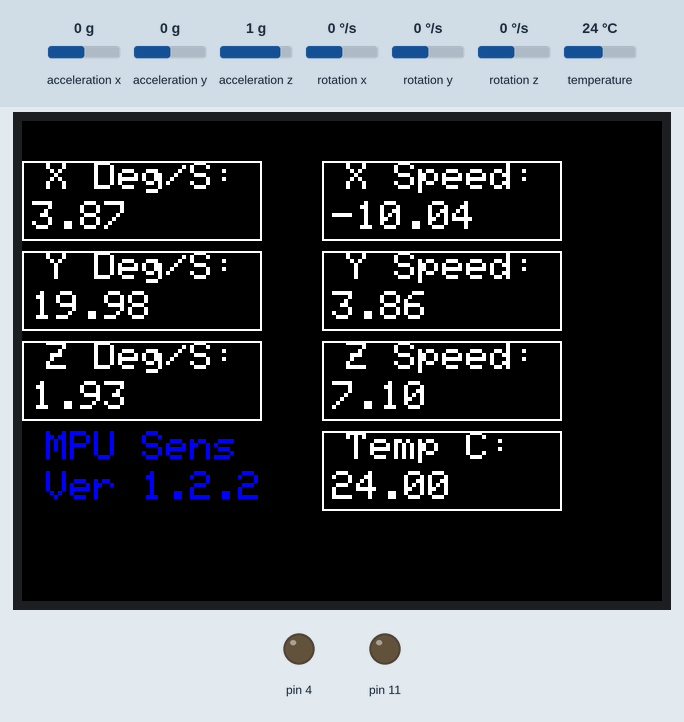
Simulated run of this sketch. Board: Arduino Uno, built with avr-gcc and run on an emulated ATmega328P. On the bench: 320×240 colour display, output pins drawn as LEDs (lit = HIGH). The inputs (shaded band) are chosen by the test bench; at power-on: acceleration x 0 g, acceleration y 0 g, acceleration z 1 g, rotation x 0 °/s, rotation y 0 °/s, rotation z 0 °/s, temperature 24 °C.

Above: at 1.39 s.
1.6 s: acceleration x set to -1.4 g
At 1.82 s:
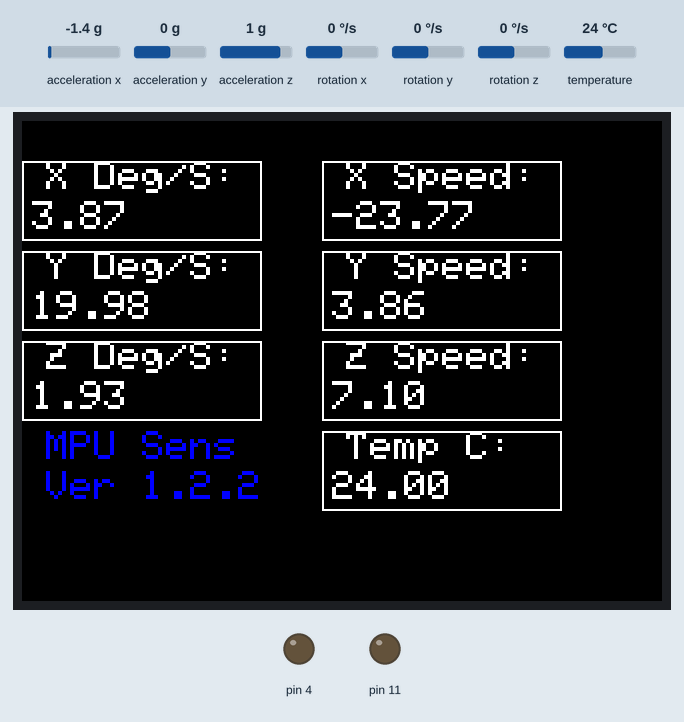
3.4 s: acceleration y set to -1.4 g
At 3.77 s:
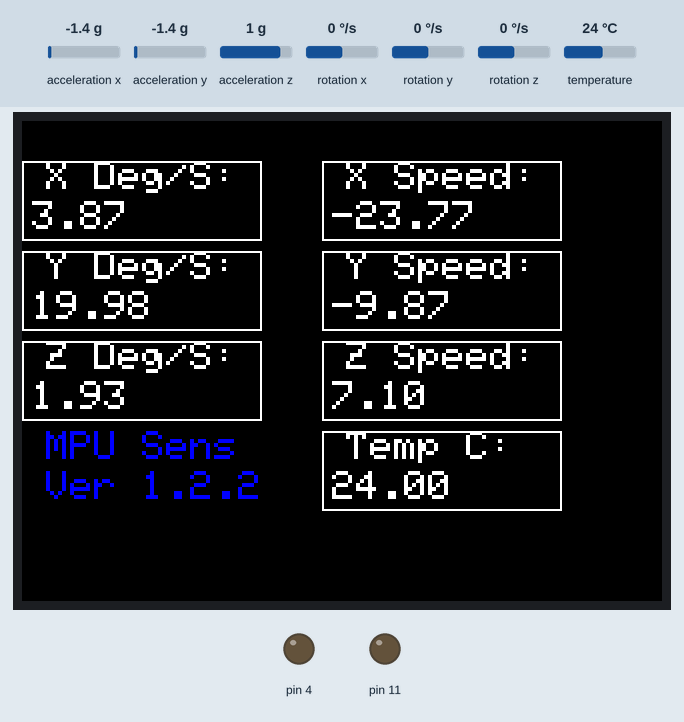
5.1 s: acceleration z set to -1.4 g
At 5.28 s:
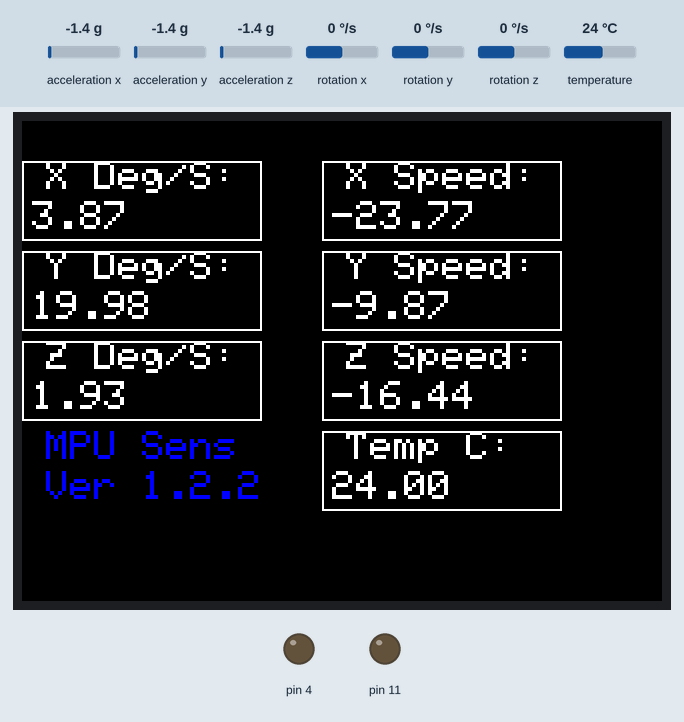
6.6 s: rotation x set to -192 °/s
At 6.8 s:
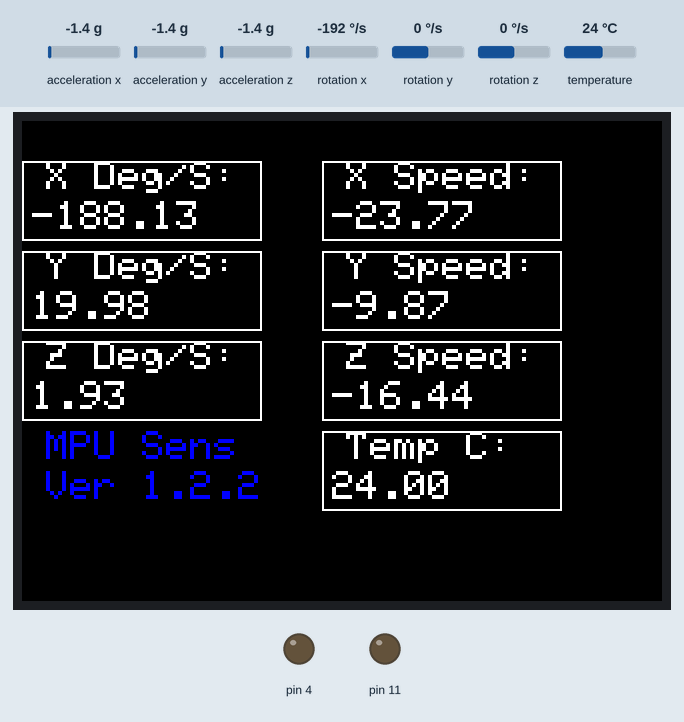
8.1 s: rotation y set to -192 °/s
At 8.33 s:
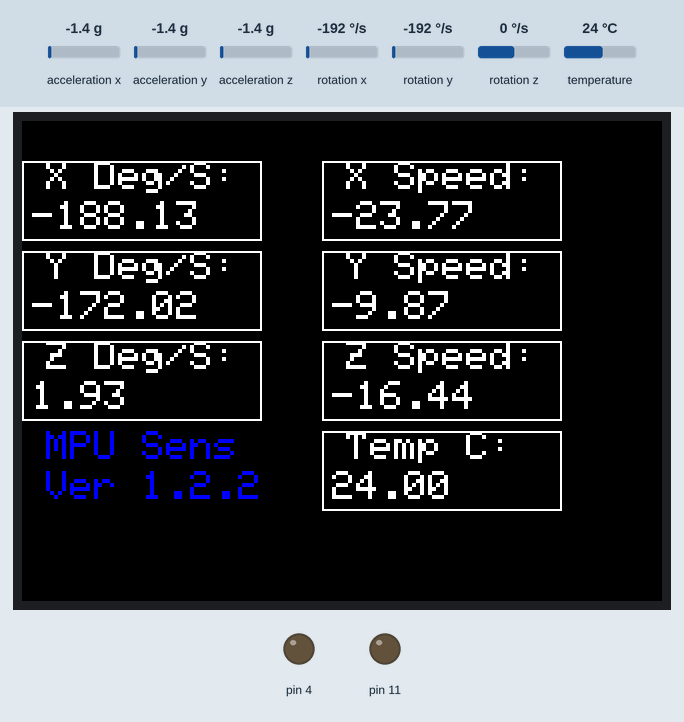
9.6 s: rotation z set to -192 °/s
At 9.86 s:
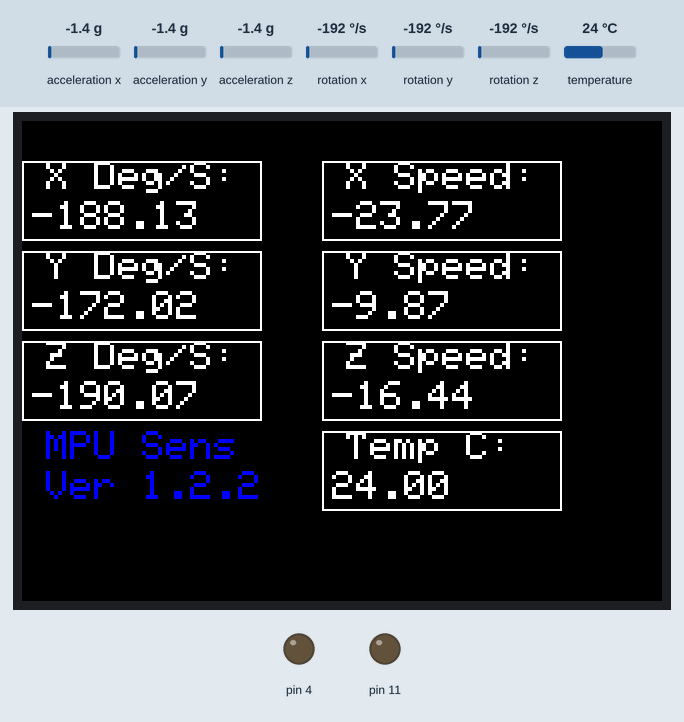

Measured:
- after the input at 1.6 s, the display: first changes after 0.07 s (image 1 shows a later state)
- after the input at 3.4 s, the display: first differs from a run without the input after 0.21 s (image 2 shows a later state)
- after the input at 5.1 s, the display: first changes at once (image 3 shows a later state)
- after the input at 6.6 s, the display: first changes after 0.05 s (image 4 shows a later state)
- after the input at 8.1 s, the display: first changes after 0.07 s (image 5 shows a later state)
- after the input at 9.6 s, the display: first changes after 0.11 s (image 6 shows a later state)

The sketch:

source.ino
```cpp
#include <Wire.h>
#include <SPI.h>
#include <Adafruit_ILI9341.h>
#include <Adafruit_GFX.h>
#include <Adafruit_MPU6050.h>
#include <Adafruit_Sensor.h>

Adafruit_MPU6050 mpu;

#define TFT_CS   10
#define TFT_DC   9
Adafruit_ILI9341 tft(TFT_CS, TFT_DC);

#define WIDTH 320
#define HEIGHT 240

void setup(void) {
pinMode(10,OUTPUT);
pinMode(11,OUTPUT);
pinMode(9,OUTPUT);
pinMode(4,OUTPUT);
delay(100);

Serial.begin(9600);
Wire.begin(10000);
mpu.begin();

tft.begin();
tft.setRotation(1);
tft.setTextSize(2);
tft.setTextColor(0xFFFF, 0x0000);
tft.setCursor(0,0);
tft.fillRect(0,0,320,240,0x0000);
tft.setCursor(0,20);
tft.write(" X Deg/S:");
tft.setCursor(0,65);
tft.write(" Y Deg/S:");
tft.setCursor(0,110);
tft.write(" Z Deg/S:");
tft.setCursor(150,20);
tft.write(" X Speed:");
tft.setCursor(150,65);
tft.write(" Y Speed:");
tft.setCursor(150,110);
tft.write(" Z Speed:");
tft.setCursor(150,155);
tft.write(" Temp C:");

tft.setTextSize(2);
tft.setTextColor(0x001F, 0x0000);
tft.setCursor(0,155);
tft.write(" MPU Sens ");
tft.setCursor(0,175);
tft.write(" Ver 1.2.2");

tft.drawRect(0, 20, 120, 40, 0xFFFF);
tft.drawRect(0, 65, 120, 40, 0xFFFF);
tft.drawRect(0, 110, 120, 40, 0xFFFF);

tft.drawRect(150, 20, 120, 40, 0xFFFF);
tft.drawRect(150, 65, 120, 40, 0xFFFF);
tft.drawRect(150, 110, 120, 40, 0xFFFF);

tft.drawRect(150, 155, 120, 40, 0xFFFF);
}

void loop() {

sensors_event_t a, g, temp;
mpu.getEvent(&a, &g, &temp);

float gyroX_deg = g.gyro.x * 180.0 / PI;
float gyroY_deg = g.gyro.y * 180.0 / PI;
float gyroZ_deg = g.gyro.z * 180.0 / PI;

tft.setTextColor(0xFFFF, 0x0000);

tft.setCursor(155,40);
tft.print(a.acceleration.x - 10.04);
tft.setCursor(155,85);
tft.print(a.acceleration.y + 3.86);
tft.setCursor(155,130);
tft.print(a.acceleration.z - 2.71);

tft.setCursor(5,40);
tft.print(gyroX_deg + 3.87);
tft.setCursor(5,85);
tft.print(gyroY_deg + 19.98);
tft.setCursor(5,130);
tft.print(gyroZ_deg + 1.93);
tft.setCursor(155,175);
tft.print(temp.temperature);

tft.fillCircle(300, 230, 2, 0xF800);
delay(100);
tft.fillCircle(300, 230, 2, 0x0000);
delay(100);
}
```
